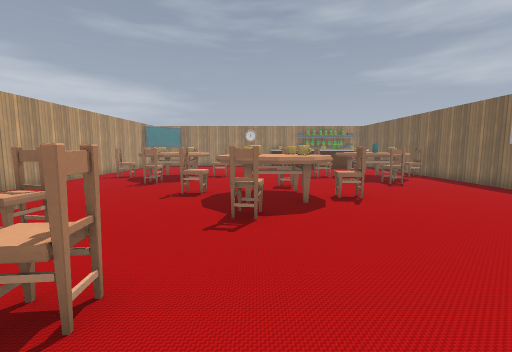
View 1 (above)

16 first-person views from a walk through a 3-D level made in the Godot game engine. The camera is 1.4 m above the floor, tilts 6° down and sees 90° across. The floor is counted in squares, 1 m on a side. Each view is taken from the middle of a square. On the plan, view 1 faces up. The plan holds only what a view shows up to about 13 squares ahead; the rest is blank. Characters and animated objects are left out. Some surface patterns are stand-ins.

View 2
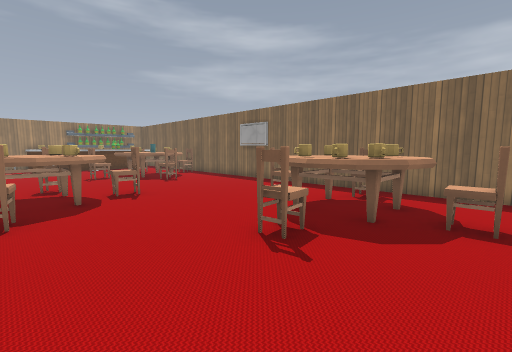

View 3
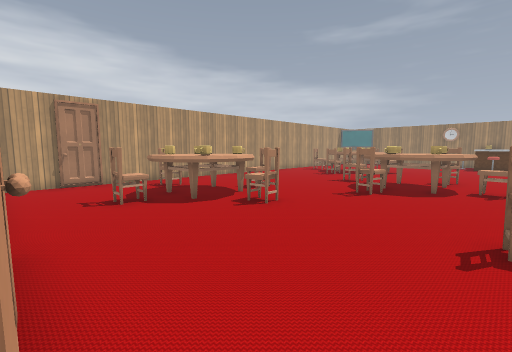

View 4
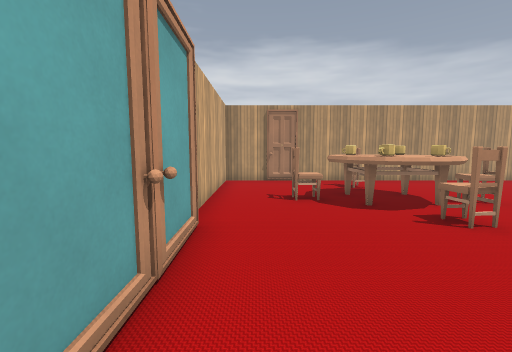

View 5
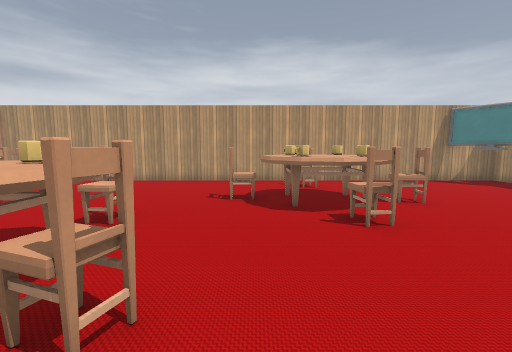

View 6
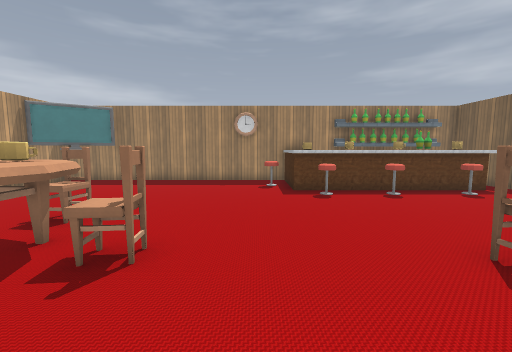

View 7
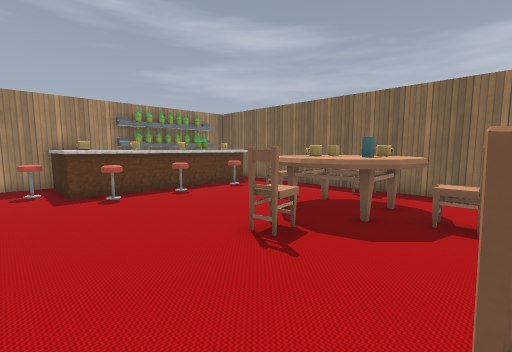

View 8
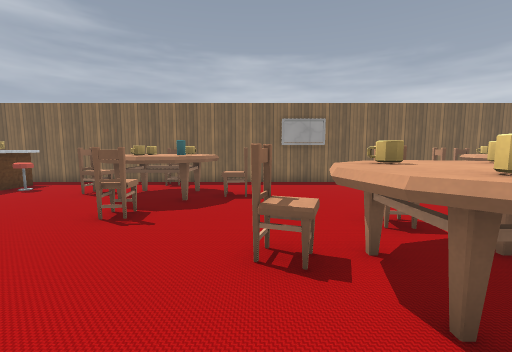

View 9
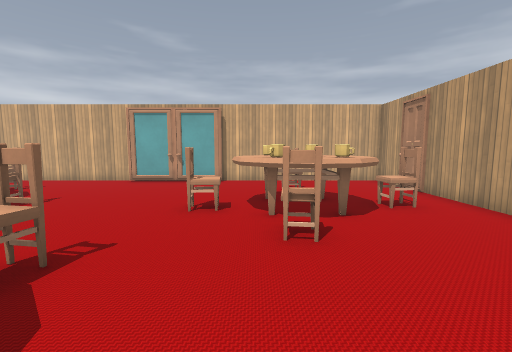

View 10
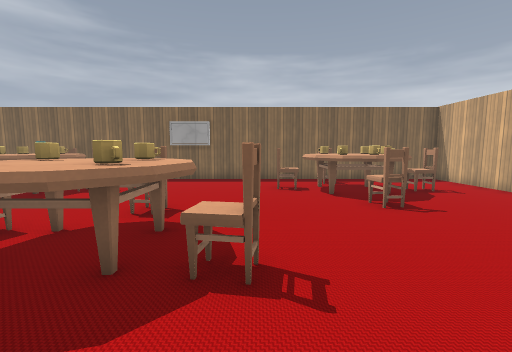

View 11
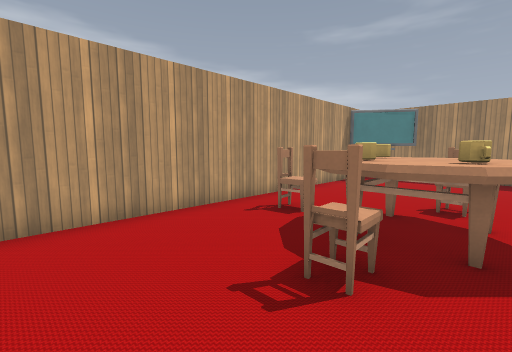

View 12
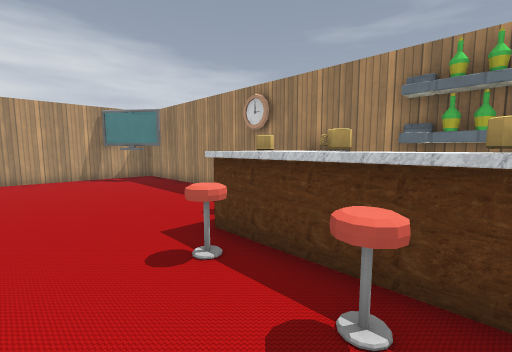

View 13
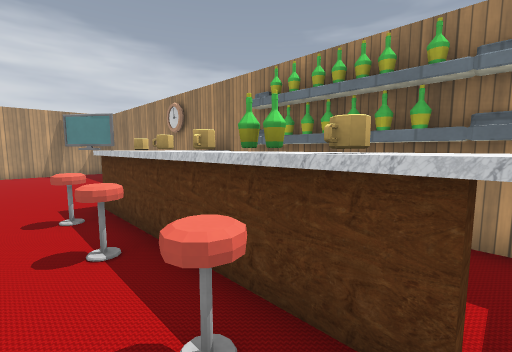

View 14
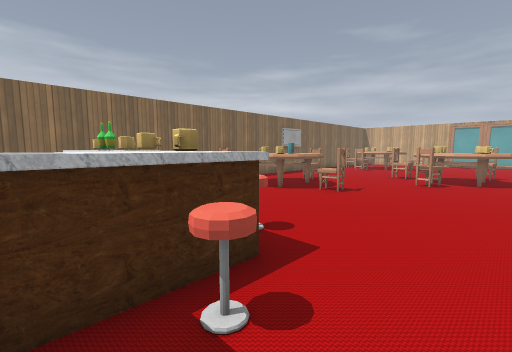

View 15
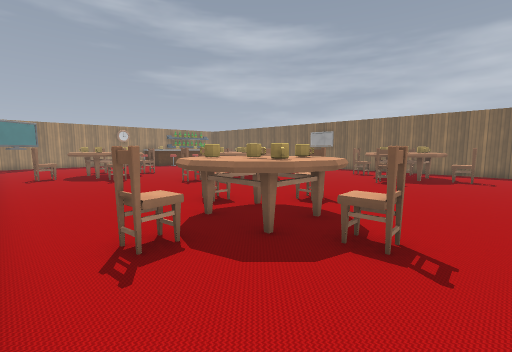

View 16
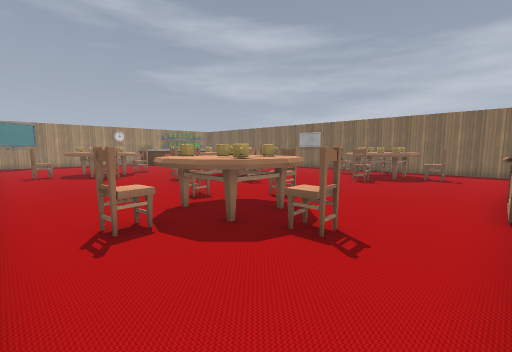

### Floor plan
Key: @ floor where view 1 was taken; # wall or solid block; . floor; D closed door; ^ raised ledge; T table; C chair; M mug; A TV; B bottle; O other object.
Columns run from 9 left of view 1 to 9 right of it. Each row starts with its distance up from view 1.
 22 ###################
 21 ##AA......^^#BBBB##
 20 #AA.......C^^^^ ^.#
 19 #.........^MM^MBM^#
 18 #..........C.C..C.#
 17 #.................#
 16 #.................#
 15 #....C.........C..#
 14 #...MTM.......TTT.#
 13 #.CCMTTC....CCMOTC#
 12 #...MTM......TTMT.#
 11 #....C.........C..#
 10 #....C....C....C..#
  9 #........TC.......#
  8 #......CTMMC......#
  7 #.......TMMCC.....#
  6 #........CT.......#
  5 #........C........#
  4 #....C.........C..#
  3 #...TTM.......TOT.#
  2 #.CCMMTC....CCMOCC#
  1 #...MTM......TMMM.#
  0 #...TC...@....CC..#
 -1 DD...C.........C..#
 -2 #.................#
 -3 #.......DDDD......#
 -4 #########  ########

Positions as (right, up) in squares from view 1, and headings:
1: (0, 0), facing up
2: (0, -1), facing up-right
3: (3, -3), facing up-left
4: (3, -2), facing left
5: (3, 11), facing left
6: (0, 10), facing up
7: (0, 10), facing up-right
8: (-2, 10), facing right
9: (-3, 8), facing down
10: (-3, 5), facing right
11: (-3, 8), facing up-left
12: (5, 16), facing up-left
13: (8, 17), facing up-left
14: (-1, 21), facing down-right
15: (-8, -2), facing up-right
16: (-8, -3), facing up-right
